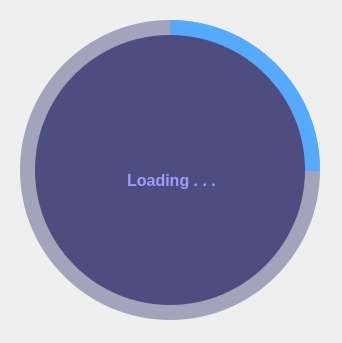
<?xml version="1.0" encoding="UTF-8"?>
<ui version="4.0">
 <class>SplashScreen</class>
 <widget class="QDialog" name="SplashScreen">
  <property name="geometry">
   <rect>
    <x>0</x>
    <y>0</y>
    <width>342</width>
    <height>343</height>
   </rect>
  </property>
  <property name="windowTitle">
   <string>MainWindow</string>
  </property>
  <widget class="QWidget" name="centralwidget">
   <widget class="QFrame" name="circularProgressBarBase">
    <property name="geometry">
     <rect>
      <x>10</x>
      <y>10</y>
      <width>320</width>
      <height>320</height>
     </rect>
    </property>
    <property name="frameShape">
     <enum>QFrame::NoFrame</enum>
    </property>
    <property name="frameShadow">
     <enum>QFrame::Raised</enum>
    </property>
    <widget class="QFrame" name="circularProgress">
     <property name="geometry">
      <rect>
       <x>10</x>
       <y>10</y>
       <width>300</width>
       <height>300</height>
      </rect>
     </property>
     <property name="styleSheet">
      <string notr="true">QFrame{
	border-radius: 150px;
	background-color: qconicalgradient(cx:0.5, cy:0.5, angle:90, stop:0.749 rgba(255, 0, 127, 0), stop:0.750 rgba(85, 170, 255, 255));
}</string>
     </property>
     <property name="frameShape">
      <enum>QFrame::NoFrame</enum>
     </property>
     <property name="frameShadow">
      <enum>QFrame::Raised</enum>
     </property>
    </widget>
    <widget class="QFrame" name="circularBg">
     <property name="geometry">
      <rect>
       <x>10</x>
       <y>10</y>
       <width>300</width>
       <height>300</height>
      </rect>
     </property>
     <property name="styleSheet">
      <string notr="true">QFrame{
	border-radius: 150px;
	background-color: rgba(77, 77, 127, 120);
}</string>
     </property>
     <property name="frameShape">
      <enum>QFrame::NoFrame</enum>
     </property>
     <property name="frameShadow">
      <enum>QFrame::Raised</enum>
     </property>
    </widget>
    <widget class="QFrame" name="container">
     <property name="geometry">
      <rect>
       <x>25</x>
       <y>25</y>
       <width>270</width>
       <height>270</height>
      </rect>
     </property>
     <property name="styleSheet">
      <string notr="true">QFrame{
	border-radius: 135px;
	background-color: rgb(77, 77, 127);
}</string>
     </property>
     <property name="frameShape">
      <enum>QFrame::NoFrame</enum>
     </property>
     <property name="frameShadow">
      <enum>QFrame::Raised</enum>
     </property>
     <widget class="QWidget" name="layoutWidget">
      <property name="geometry">
       <rect>
        <x>40</x>
        <y>50</y>
        <width>193</width>
        <height>191</height>
       </rect>
      </property>
      <layout class="QGridLayout" name="gridLayout">
       <item row="0" column="0">
        <widget class="QLabel" name="labelTitle">
         <property name="font">
          <font>
           <family>Segoe UI</family>
           <pointsize>12</pointsize>
          </font>
         </property>
         <property name="styleSheet">
          <string notr="true">background-color: none;
color: #FFFFFF</string>
         </property>
         <property name="text">
          <string>&lt;html&gt;&lt;head/&gt;&lt;body&gt;&lt;p&gt;&lt;span style=&quot; font-weight:600; color:#9b9bff;&quot;&gt;Loading . . .&lt;/span&gt;&lt;/p&gt;&lt;/body&gt;&lt;/html&gt;</string>
         </property>
         <property name="alignment">
          <set>Qt::AlignCenter</set>
         </property>
        </widget>
       </item>
      </layout>
     </widget>
    </widget>
    <zorder>circularBg</zorder>
    <zorder>circularProgress</zorder>
    <zorder>container</zorder>
   </widget>
  </widget>
 </widget>
 <resources/>
 <connections/>
</ui>
